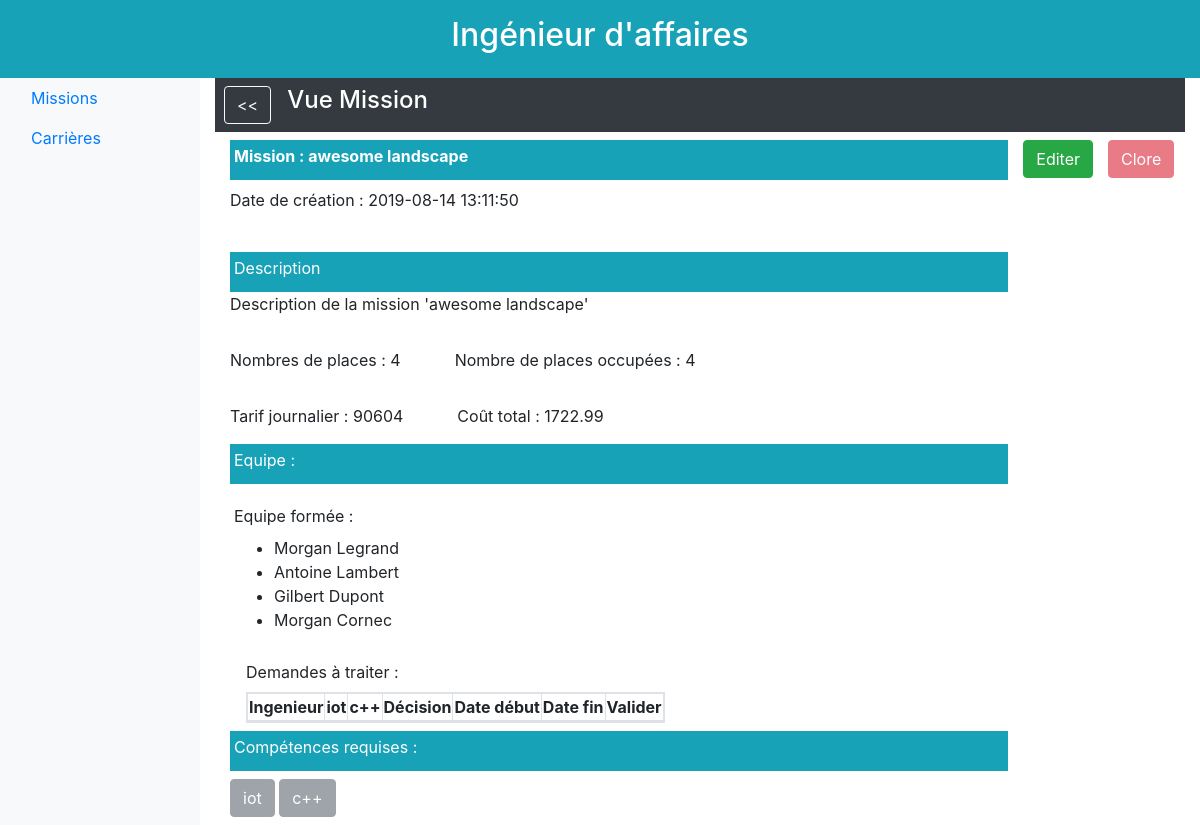
/1/affaire/missions/vue/1/, run on an earlier commit of the app's database.
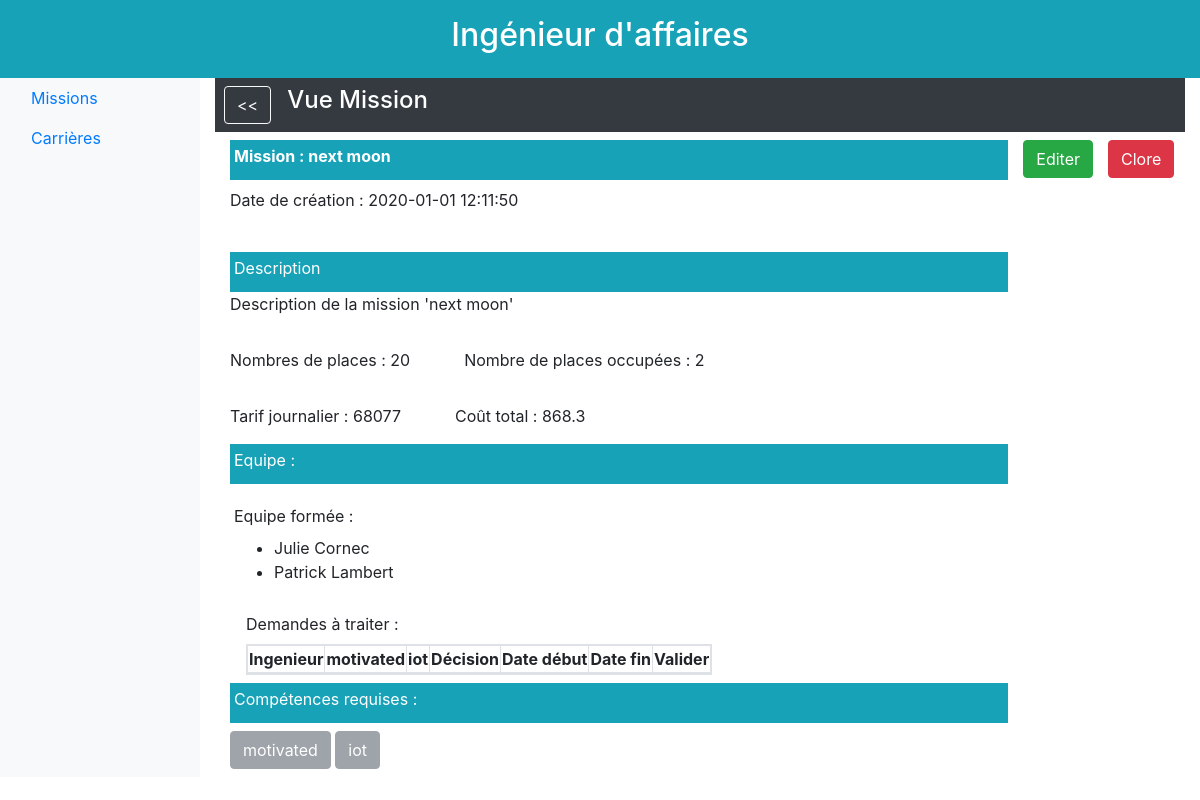
And on a later commit of the database.
### database/models.py (models this page shows)
class Mission(db.Model):
    id = db.Column(db.Integer, primary_key=True)
    titre = db.Column(db.String(64), unique=True)
    description = db.Column(db.Text, unique=True)
    effectifs_max = db.Column(db.Integer)
    prix_vente = db.Column(db.Integer)
    statut = db.Column(db.Text)
    date_creation = db.Column(db.DateTime)
    responsable_id = db.Column(db.Integer, db.ForeignKey('ingenieur.id'))
    souhaits = db.relationship('Souhait', backref='mission', lazy='dynamic')
    besoins = db.relationship('Besoin', backref='mission', lazy='dynamic')
    affectations = db.relationship('Affectation', backref='mission', lazy='dynamic')

class Ingenieur(db.Model):
    id = db.Column(db.Integer, primary_key=True)
    nom_court = db.Column(db.Text, unique=True)  # unique ??
    prenom = db.Column(db.Text)
    nom_famille = db.Column(db.Text)
    site = db.Column(db.Text)
    email = db.Column(db.Text, unique=True)
    taux_journalier = db.Column(db.Float)
    statut = db.Column(db.Text)  # a traiter, ajouté par mes soins
    estCommercial = db.Column(db.Boolean)  # ajouté par mes soins
    certifications = db.relationship('Certification', backref='ingenieur', lazy='dynamic')
    souhaits = db.relationship('Souhait', backref='ingenieur', lazy='dynamic')
    affectations = db.relationship('Affectation', backref='ingenieur', lazy='dynamic')
    responsabilites_missions = db.relationship('Mission', backref='responsable', lazy='dynamic')

class Competence(db.Model):
    id = db.Column(db.Integer, primary_key=True)
    nom = db.Column(db.String(64), unique=True)
    certifications = db.relationship('Certification', backref='competence', lazy='dynamic')
    besoins = db.relationship('Besoin', backref='competence', lazy='dynamic')

### app.py (the view)
@app.route('/<id>/affaire/missions/vue/<missionId>/')
def affaire_mission_vue(id, missionId):
    mission = get_mission_by_id(missionId)
    competences = get_competence_of_mission(missionId)
    equipeForme = get_participants_actuels_of_mission(missionId)
    postulants = get_postulant_by_mission(missionId)
    coutTT = get_cout_of_mission(missionId)
    return render_template("homepage_affaire_mission_vue.html.jinja2"
                           , id=id
                           , mission=mission
                           , competences=competences
                           , equipeForme=equipeForme
                           , postulants=postulants
                           , coutTT=coutTT
                           )

### database/functions.py (called while the page is built)
def get_mission_by_id(mission_id):
    return Mission.query.filter_by(id=mission_id).first()

def get_postulant_by_mission(id_mission):
    return [get_engineer_by_id(s.ingenieur_id) for s in Souhait.query.filter_by(mission_id=id_mission).all()]

def get_participants_actuels_of_mission(mission_id):
    mission = get_mission_by_id(mission_id)
    id_inges = [a.ingenieur_id for a in list(mission.affectations)]
    participants = [get_engineer_by_id(id) for id in id_inges]
    return participants

def get_cout_of_mission(mission_id):
    coutTT = 0
    for inge in get_participants_actuels_of_mission(mission_id):
        coutTT += inge.taux_journalier
    return coutTT

def get_engineer_by_id(engineer_id):
    return Ingenieur.query.filter_by(id=engineer_id).first()

def get_competence_of_mission(mission_id):
    mission = get_mission_by_id(mission_id)
    compe_ids = [b.competence_id for b in list(mission.besoins)]
    compes = [Competence.query.filter_by(id=cid).first() for cid in compe_ids]
    return compes

### templates/homepage_affaire_mission_vue.html.jinja2 (shortened to what the changed rows need)
{% extends "homepage_affaire.html.jinja2" %}
{% block body %}
    <div class="d-flex flex-column">
        <div class="d-flex flex-inline mb-2">
            <div class="col-md-10">
                <div class="col p-1 bg-info text-white size-6 font-weight-bold">
                    <label for="Name">Mission : </label>
                    <label>{{ mission.titre }}</label>
                </div>
            </div>
        </div>
        <div class="d-flex flex-inline mb-2">
            <div class="mb-2 col-md-10">
                <div class="form-group">
                    <label for="date">Date de création :</label>
                    <label>{{ mission.date_creation }}</label>
                </div>
            </div>
        </div>
        <div class="d-flex flex-inline mb-2">
            <div class="col-md-10">
                <div class="form-group">
                    <label>{{ mission.description }}</label>
                </div>
            </div>
        </div>
        <div class="d-flex flex-inline mb-2">
            <div class="col-md-auto mr-auto">
                <div class="form-group">
                    <label for="nbPlace">Nombres de places :</label>
                    <span>{{ mission.effectifs_max }}</span>
                </div>
            </div>
            <div class="col ml-4">
                <div class="size-4">
                    <label for="places">Nombre de places occupées :</label>
                    <span>{{ equipeForme|length }}</span>
                </div>
            </div>
        </div>
        <div class="d-flex flex-inline mb-2">
            <div class="col-md-auto mr-auto">
                <div class=" size-4">
                    <label for="tarif"> Tarif journalier : </label>
                    <span>{{ mission.prix_vente }}</span>
                </div>
            </div>
            <div class="col ml-4">
                <div class="size-4">
                    <label> Coût total :</label>
                    <span>{{ coutTT }}</span>
                </div>
            </div>
        </div>
        <div class="d-flex flex-inline mb-2">
            <div class="col-md-6 ">
                <div class="p-1 size-4">
                    <ul>
                        {% for personne in equipeForme %}
                            <li>{{ personne.prenom }} {{ personne.nom_famille }}</li>
                        {% endfor %}
                    </ul>
                </div>
            </div>
        </div>
        <div class="d-flex flex-inline mb-2">
            <div class="col-md-auto ml-3 size-4">
                <div class="">
                    <table class="table-responsive table-bordered">
                        <thead class="thead-light">
                        <tr>
                            <th scope="col">Ingenieur</th>
                            {% for competence in competences %}
                                <th scope="col">{{ competence.nom }}</th>
                            {% endfor %}
                            <th scope="col">Décision</th>
                            <th scope="col">Date début</th>
                            <th scope="col">Date fin</th>
                            <th scope="col">Valider</th>
                        </tr>
                        </thead>
                    </table>
                </div>
            </div>
        </div>
        <div class="d-flex flex-inline mb-2">
            <div class="col-md-10">
                <div class="p-1  bg-info text-white size-6 mb-2">
                    <label for="competences">Compétences requises :</label>
                </div>
                {% for competence in competences %}
                    <button type="button" class="btn btn-secondary" disabled>{{ competence.nom }}</button>
                {% endfor %}
            </div>
        </div>
    </div>
{% endblock %}

What changed in the data, as far as the page shows it:
no longer on this page (row edited): Ingenieur: prenom "Morgan", nom_famille "Legrand"
no longer on this page (row edited): Ingenieur: prenom "Antoine", nom_famille "Lambert"
no longer on this page (row edited): Ingenieur: prenom "Gilbert", nom_famille "Dupont"
no longer on this page (row edited): Ingenieur: prenom "Morgan", nom_famille "Cornec"
no longer on this page (row unchanged): Competence: nom "c++"
changed Mission: titre "awesome landscape" → "next moon"; statut "close" → "ouverte" (drawn); date_creation "2019-08-14 13:11:50" → "2020-01-01 12:11:50"; description "Description de la mission 'awesome landscape'" → "Description de la mission 'next moon'"; effectifs_max "4" → "20"; prix_vente "90604" → "68077"
now on this page (row edited): Ingenieur: prenom "Julie", nom_famille "Cornec"
now on this page (row edited): Ingenieur: prenom "Patrick", nom_famille "Lambert"
now on this page (row unchanged): Competence: nom "motivated"
Also different on the page:
{{ equipeForme|length }}: "4" → "2"
{{ coutTT }}: "1722.99" → "868.3"
